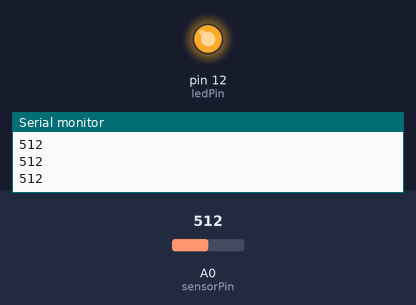
Bench run of a sketch on a simulated Arduino Uno, built with avr-gcc and run on an emulated ATmega328P. Parts: output pins drawn as LEDs (lit = HIGH), the last lines printed to the serial monitor. The inputs (shaded band) are chosen by the test bench; at power-on: A0 (sensorPin) = 512.

Above: at 1.2 s.
1.3 s: A0 (sensorPin) set to 688
2.8 s: A0 (sensorPin) set to 718
At 3.4 s:
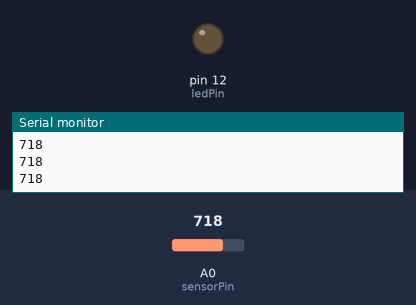
4.3 s: A0 (sensorPin) set to 690
At 4.7 s:
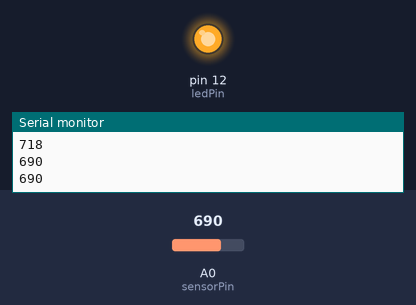
5.9 s: A0 (sensorPin) set to 710
At 7.2 s:
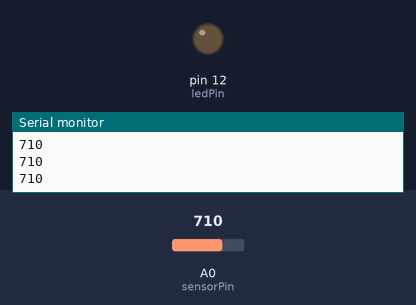
Timing chart, 0 to 8.5 s (numbered marks = the images above; inputs shaded):
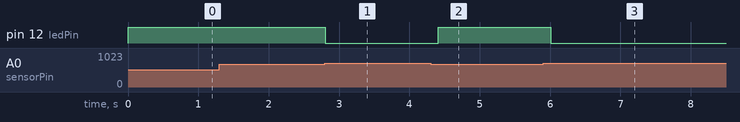

The sketch:

lightSensing.ino
```cpp
int sensorPin = A0;
int ledPin = 12;
int sensorValue = 0;
String ledState;

void setup() {
  // put your setup code here, to run once:
  String ledState = "";
  pinMode(ledPin, OUTPUT);
  // initialize serial communication at 9600 bits per second:
  Serial.begin(9600);
}

void loop() {
  // put your main code here, to run repeatedly:
  sensorValue = analogRead(sensorPin);

  //Check if LED should be on
  if(sensorValue < 700)
  {
    digitalWrite(ledPin, HIGH);
    ledState = "LED On!";
  }
  else
  {
    digitalWrite(ledPin, LOW);
    ledState = "LED OFF!";
  }

  Serial.println(sensorValue);

  delay(200);

}
```

Measured:
- the behaviour switches between 699 and 700 on A0 (sensorPin) (found by bisection; images 0 and 1)
- after the input at 2.8 s, pin 12 (ledPin): HIGH → LOW at once
- after the input at 4.3 s, pin 12 (ledPin): LOW → HIGH after 0.11 s
- after the input at 5.9 s, pin 12 (ledPin): HIGH → LOW after 0.11 s
